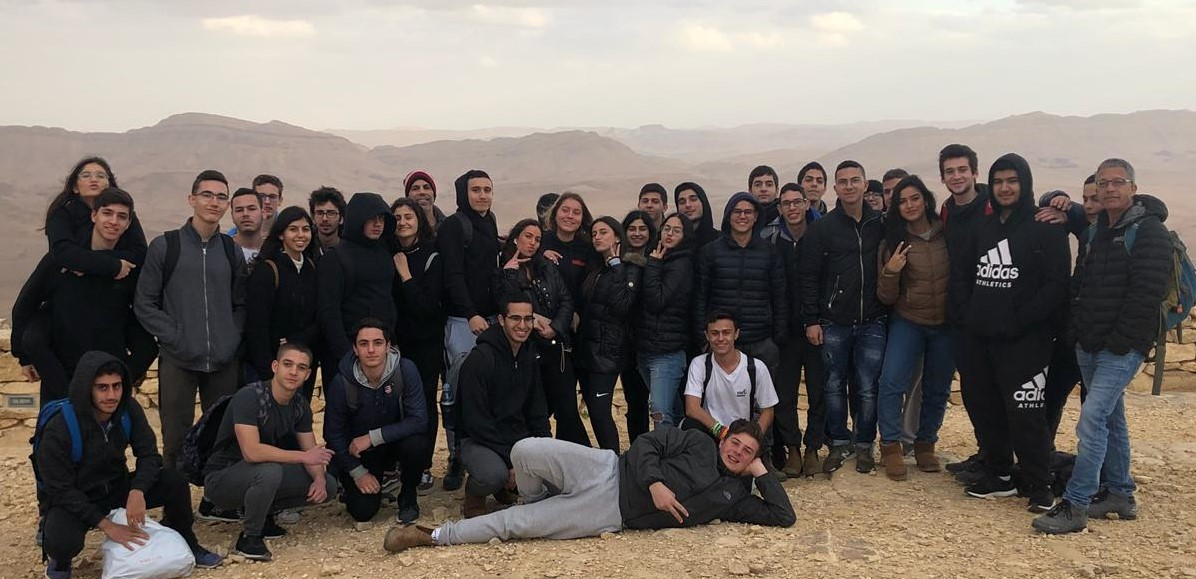
#> input picture image.jpeg, 1196 x 579 px
$ python ohadogreencorner.py --image image.jpeg
#> lines starting #> are read from the running program, lines starting #| are printed output that depends on the picture; after the words box and inside, x2 and y2 are one past the last pixel; in counts of white or black regions, pixels touching at a corner belong together
# -*- coding: utf-8 -*-
"""
Created on Mon Nov 25 08:24:31 2019

@author: Ohad Omrad YB 4
"""

import cv2
import argparse


def getImage():
    ap = argparse.ArgumentParser()
    ap.add_argument("-i", "--image", required = True, help = "Path to the image")
    args = vars(ap.parse_args())
    image = cv2.imread(args["image"])
    copyimage = cv2.imread(args["image"])
    return image, copyimage

"""
def copyImage(image):
    copyimage = args(image)
    copyimage.save('copy.png')
    return copyimage
"""

def changeCornetToGreen(image):
    image[0:100, 0:100] = (0, 255, 0)
    return image


def rotate(image, angle, center = None, scale = 1.0):
    (h, w) = image.shape[:2]

    if center is None:
        center = (w // 2, h // 2)

    Matrix = cv2.getRotationMatrix2D(center, angle, scale)
    return cv2.warpAffine(image, Matrix, (w, h))


def resize(image, width = None, height = None, inter = cv2.INTER_AREA):

    (image_h, image_w) = image.shape[:2]

    if width is None and height is None:
        return image

    elif width is None:
        width = int((height/image_h) * image_w)
        height = int((height/image_h) * image_h)

    elif height is None:
        height = int((width/image_w) * image_h)
        width = int((width/image_w) * image_w)


    return cv2.resize(image, (width, height), inter)


def main():
    image, copyimage = getImage()
#> in getImage, image is the input picture: shape (579, 1196, 3); mean B, G, R 103.4, 109.7, 117.7
    cv2.imshow("Orginal", image)

    cv2.imshow("Updated", changeCornetToGreen(image))
#> in changeCornetToGreen, `image[0:100, 0:100] = (0, 255, 0)`:
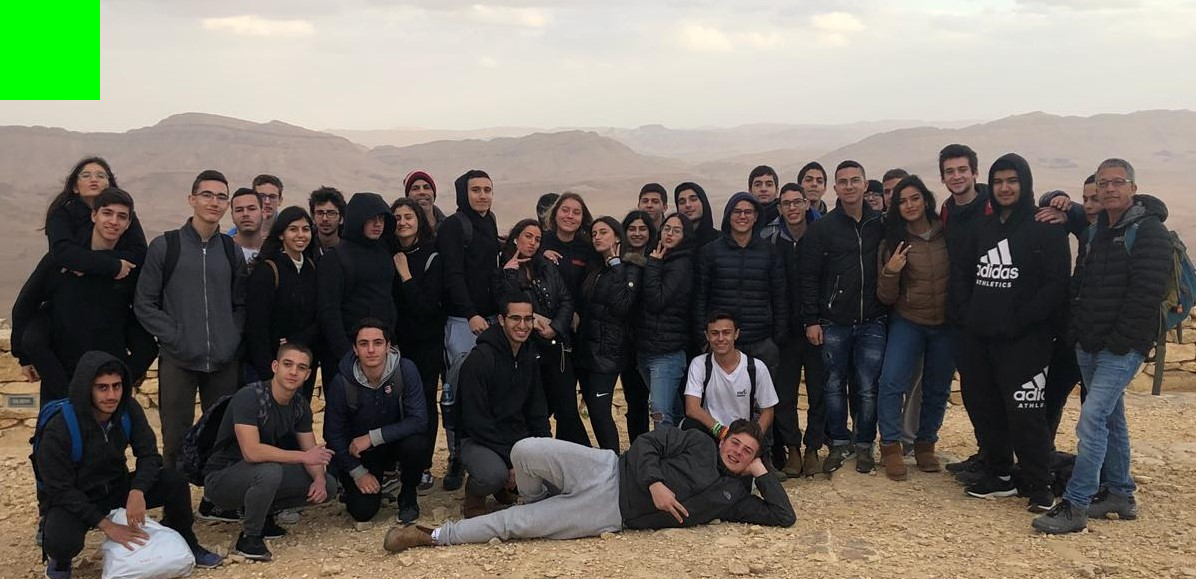
#> image: shape (579, 1196, 3); 1.44% of pixels changed, all inside (x1, y1, x2, y2) = (0, 0, 100, 100)

    cv2.imshow("Rotated by 45 Degrees", rotate(copyimage, 45))
#> in rotate, `return cv2.warpAffine(image, Matrix, (w, h))`:
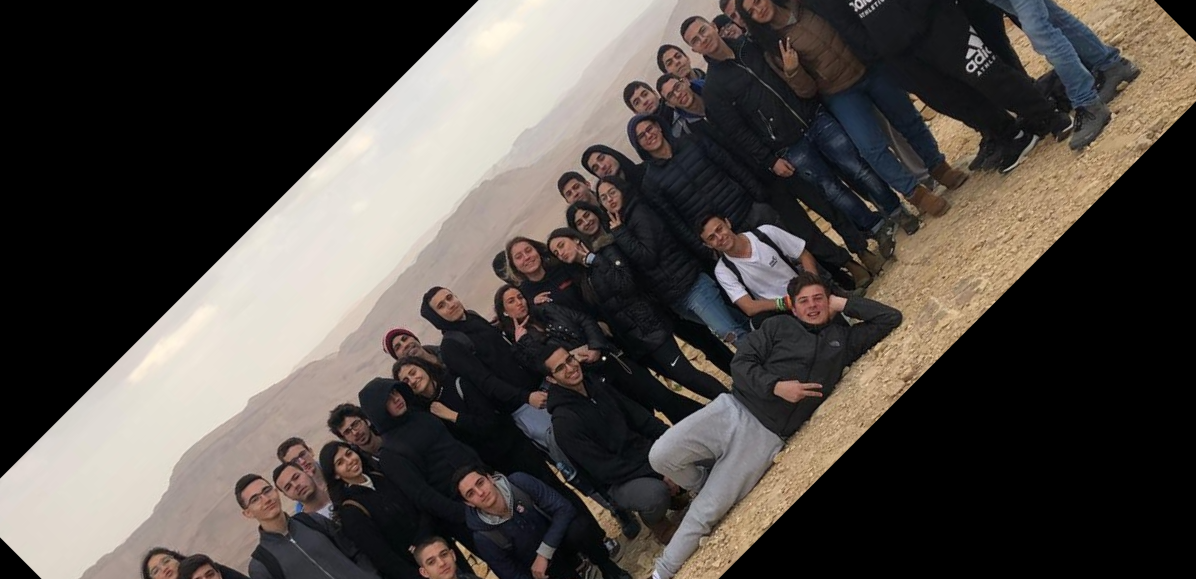
#> returned value: shape (579, 1196, 3); mean of channels 0, 1, 2 68.4, 72.6, 78.2; drawn as B, G, R
    rotate(copyimage, -45)
#> call 2 of rotate, with angle = -45, scale = 1
#> in rotate (call 2), `return cv2.warpAffine(image, Matrix, (w, h))`:
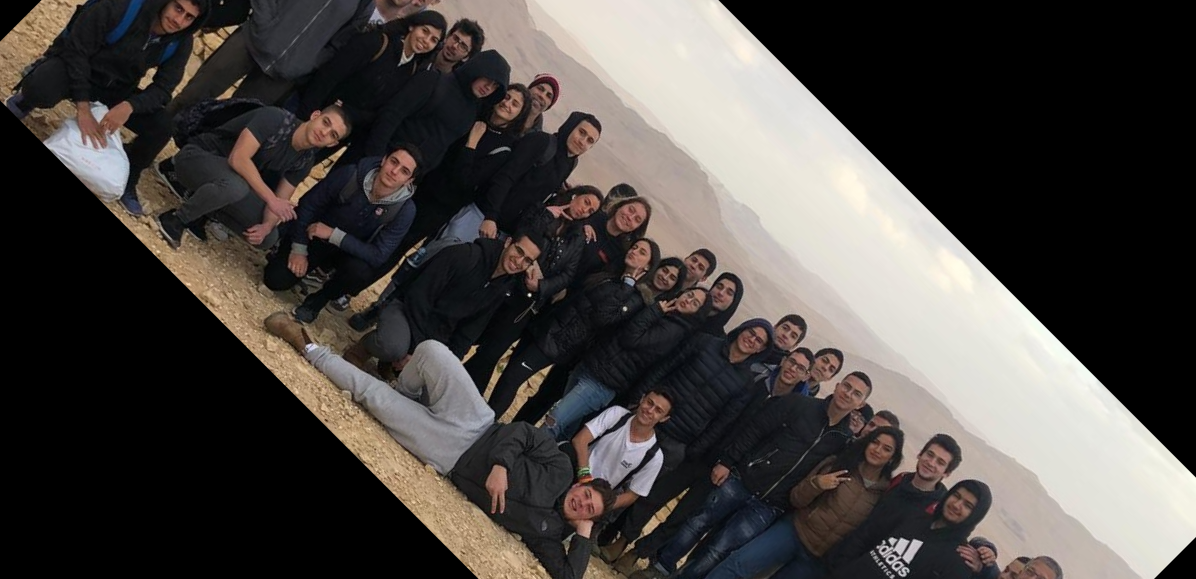
#> returned value: shape (579, 1196, 3); mean of channels 0, 1, 2 66.5, 69.3, 73.8; drawn as B, G, R


    cv2.imshow("Resized ", resize(copyimage,500))
#> in resize, `return cv2.resize(image, (width, height), inter)`:
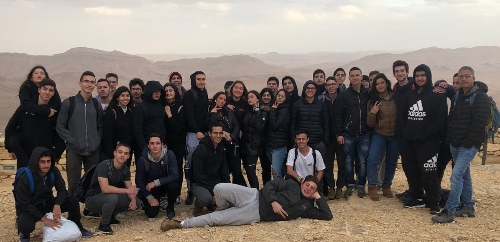
#> returned value: shape (242, 500, 3); mean of channels 0, 1, 2 103.3, 109.6, 117.6; drawn as B, G, R

    cv2.waitKey(0)


main()
